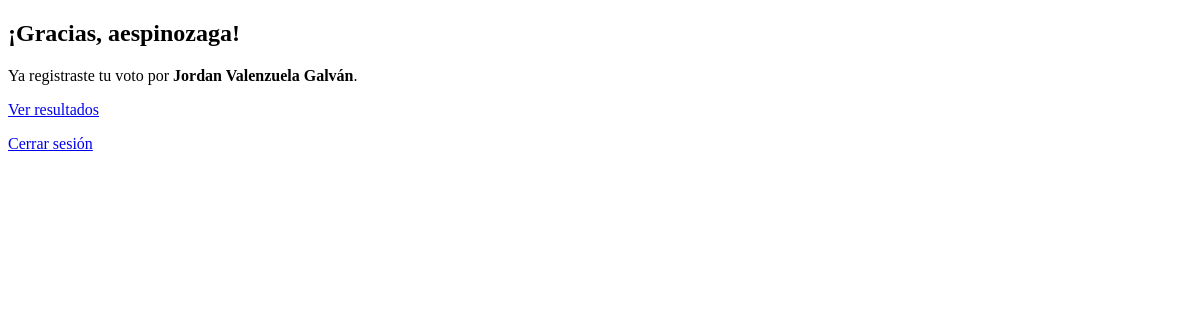
The page /usuarios/votar/ (signed in) on the database as committed earlier.
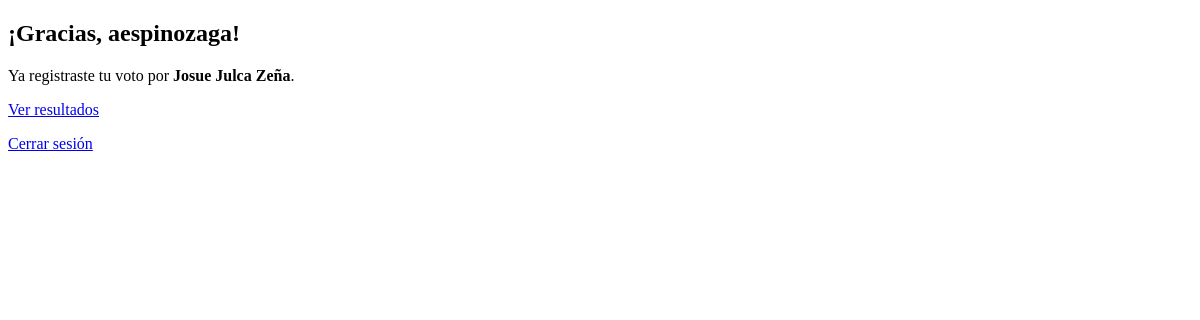
The same page on the database as committed later.
### usuarios/models.py (models this page shows, shortened)
class Voto(models.Model):
    usuario = models.OneToOneField(User, on_delete=models.CASCADE)
    candidato = models.ForeignKey(Candidato, on_delete=models.CASCADE)
    fecha = models.DateTimeField(auto_now_add=True)

class Candidato(models.Model):
    nombre = models.CharField(max_length=100)
    partido = models.CharField(max_length=100, blank=True, null=True)

### usuarios/views.py (the view, shortened to what this page needs)
# urls.py: path('votar/', views.votar_view, name='votar'),
@login_required
def votar_view(request):
    voto_existente = Voto.objects.filter(usuario=request.user).first()
    if voto_existente:
        return render(request, 'usuarios/voto_realizado.html', {'voto': voto_existente})

### usuarios/templates/usuarios/voto_realizado.html (shortened to what this page needs)
<!DOCTYPE html>
<html lang="es">
<head>
</head>
<body>
    <h2>¡Gracias, {{ request.user.username }}!</h2>
    {% if voto %}
        <p>Ya registraste tu voto por <strong>{{ voto.candidato.nombre }}</strong>.</p>
    {% else %}
        <p>No encontramos tu voto registrado.</p>
    {% endif %}
    <p><a href="{% url 'resultados' %}">Ver resultados</a></p>
    <p><a href="{% url 'logout' %}">Cerrar sesión</a></p>
</body>
</html>

Rows that differ between the two databases and show on the page:
removed Voto: candidato.nombre "Jordan Valenzuela Galván"
added Voto: candidato.nombre "Josue Julca Zeña"
